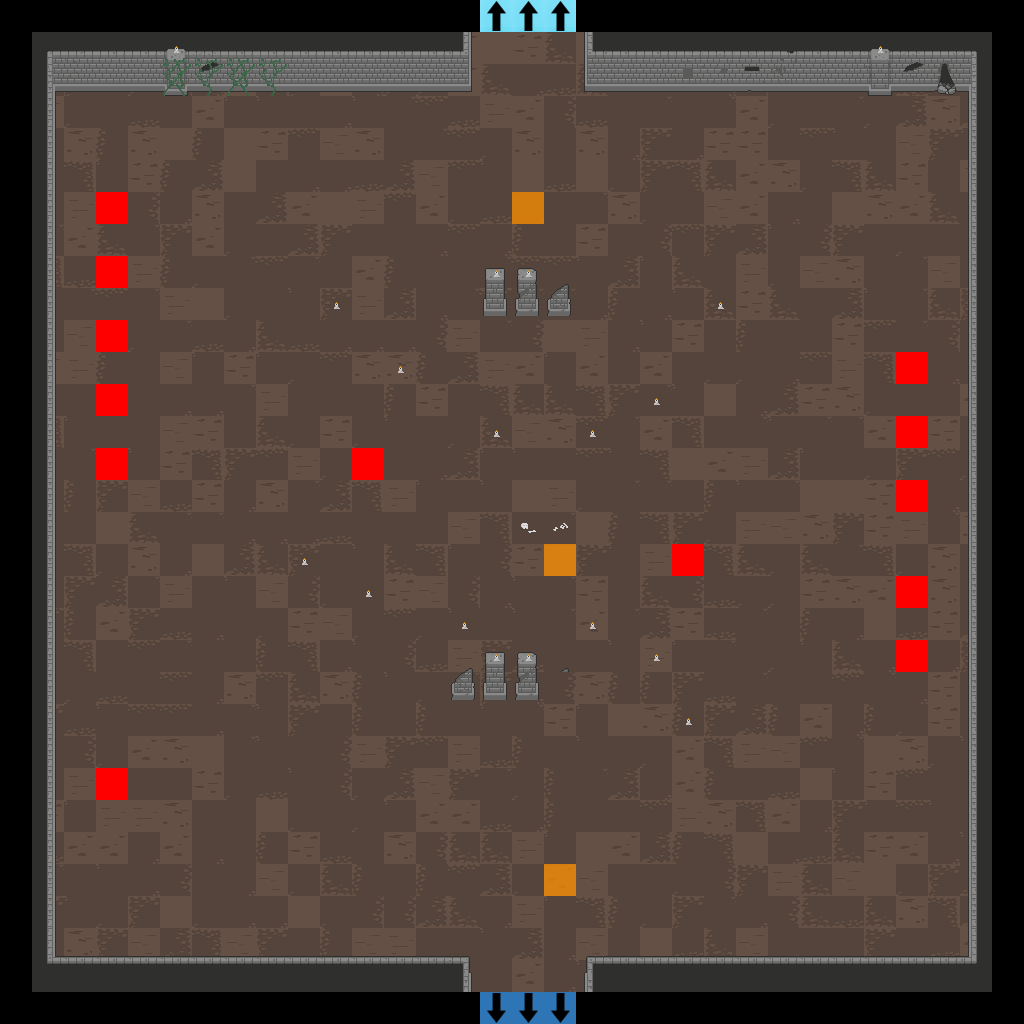

Tiled map render using the project's own tile images. Description and the map definition, with tile-layer contents summarised, below:
An orthogonal 32x32 tile map with 32x32 px tiles, 7 tile layers (Floor, Walls, Doors, Pillars, ...), 2 tilesets.

<map version="1.2" tiledversion="2019.04.18" orientation="orthogonal" renderorder="right-down" width="32" height="32" tilewidth="32" tileheight="32" infinite="0" nextlayerid="22" nextobjectid="1">
 <tileset firstgid="1" source="Dungeon_Tileset_2.tsx" />
 <tileset firstgid="321" source="flags.tsx" />
 <layer id="15" name="Floor" width="32" height="32">
  <data>[1024 cells, 900 non-empty, 25 distinct tile ids]</data>
 </layer>
 <layer id="16" name="Walls" width="32" height="32">
  <data>[1024 cells, 164 non-empty, 39 distinct tile ids]</data>
 </layer>
 <layer id="17" name="Doors" width="32" height="32">
  <data>[1024 cells, 0 non-empty, 0 distinct tile ids]</data>
 </layer>
 <layer id="18" name="Pillars" width="32" height="32">
  <data>[1024 cells, 13 non-empty, 6 distinct tile ids]</data>
 </layer>
 <layer id="19" name="Candles" width="32" height="32">
  <data>[1024 cells, 18 non-empty, 1 distinct tile ids]</data>
 </layer>
 <layer id="20" name="Debris" width="32" height="32">
  <data>[1024 cells, 10 non-empty, 6 distinct tile ids]</data>
 </layer>
 <layer id="21" name="Flags" width="32" height="32">
  <data>[1024 cells, 22 non-empty, 4 distinct tile ids]</data>
 </layer>
</map>
